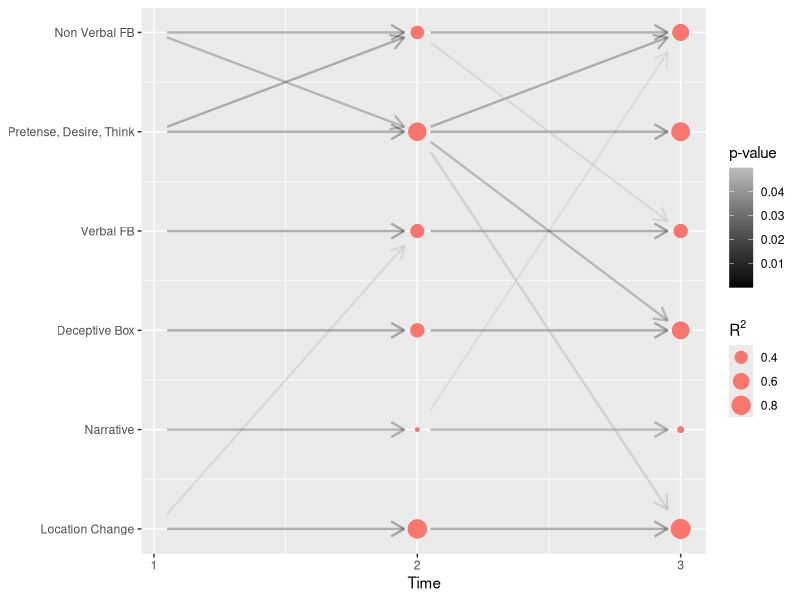

The R script that drew this image:
## ---- chunk 1
knitr::opts_chunk$set(echo = TRUE,fig.path = "static")
## ---- chunk 2
mydata <- read.table("./data_causal.txt", header=TRUE, sep="\t")
## ---- chunk 3
library(knitr)
kable(rbind(head(mydata,2),tail(mydata,2)),format = "markdown",digits = 6,row.names = FALSE,align = 'c')

## ---- chunk 4
gg_color_hue <- function(n) {
  hues = seq(15, 375, length = n+1)
  hcl(h = hues, l = 65, c = 100)[1:n]
}
## ---- chunk 5
library(ggplot2)

ggplot(mydata) + 
  geom_segment(aes(x = x2, y = y2, xend = xend2, yend = yend2, col = pval), alpha = 0.3, 
               arrow = arrow(length = unit(0.15,"inches")), size = 0.8) +
  scale_color_gradient(high = "gray", low = "black", name = "p-value") +
  geom_point(aes(x = xend, y = yend, size = rsq), col = gg_color_hue(4)[1]) +
  scale_x_continuous(breaks = 1:3) + 
  scale_y_continuous(breaks = 1:6, labels = c("Location Change","Narrative","Deceptive Box",
                                              "Verbal FB","Pretense, Desire, Think",
                                              "Non Verbal FB")) + 
  labs(x = "Time", y = NULL)  +
  guides(size = guide_legend(title = expression(R^2)))
